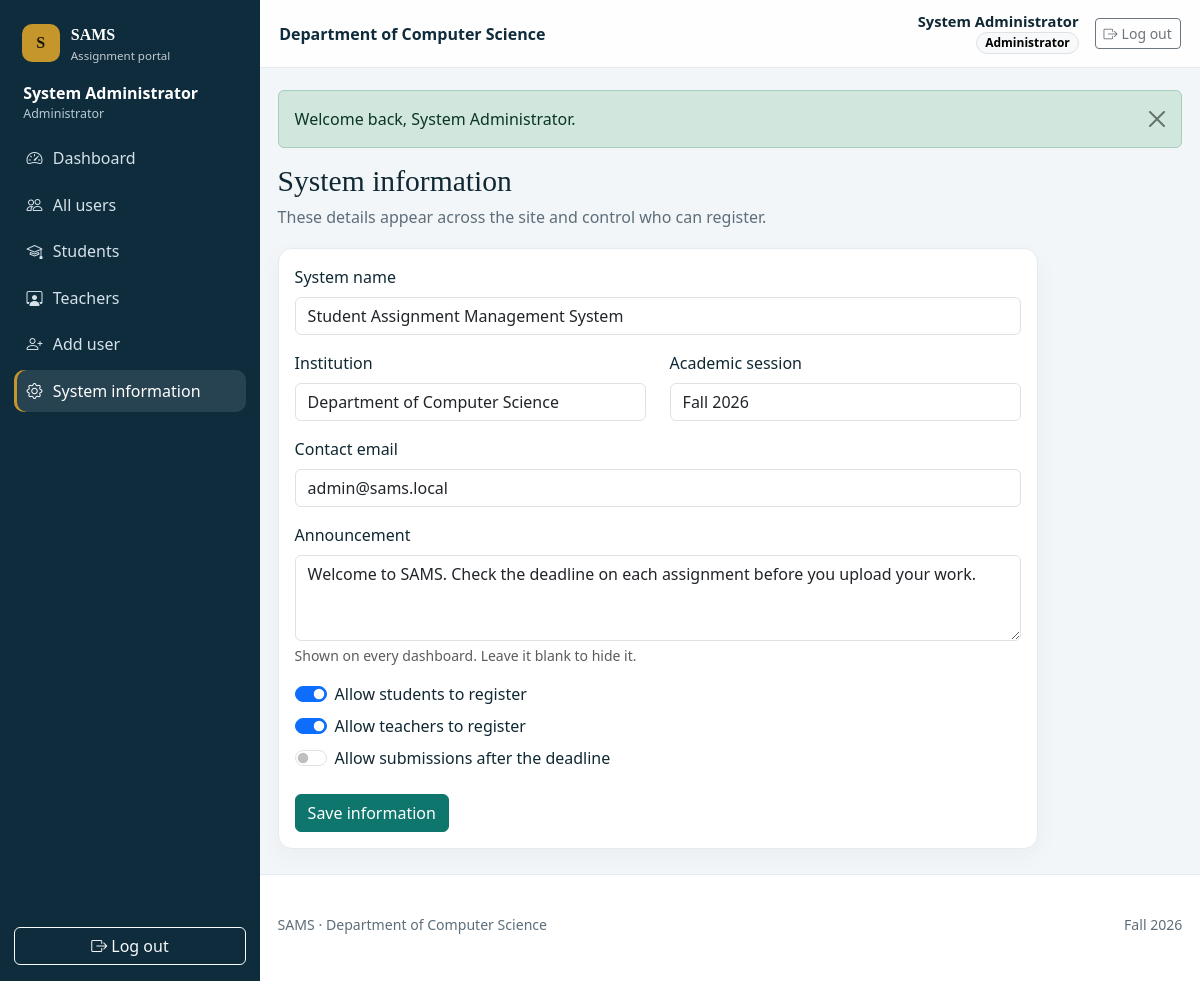
Screenshot of /admin/settings.php (signed in) with the database file from the repository.
### tables this page shows
CREATE TABLE users (
    id INT UNSIGNED NOT NULL AUTO_INCREMENT,
    name VARCHAR(100) NOT NULL,
    email VARCHAR(150) NOT NULL,
    password VARCHAR(255) NOT NULL,
    role ENUM('admin', 'teacher', 'student') NOT NULL,
    status ENUM('active', 'inactive') NOT NULL DEFAULT 'active',
    created_at DATETIME NOT NULL DEFAULT CURRENT_TIMESTAMP,
    updated_at DATETIME NOT NULL DEFAULT CURRENT_TIMESTAMP ON UPDATE CURRENT_TIMESTAMP,
    PRIMARY KEY (id),
    UNIQUE KEY uq_users_email (email),
    KEY idx_users_role (role),
    KEY idx_users_status (status)
);

### includes/auth.php (called while the page is built, shortened)
<?php
function current_user(): ?array
{
    if (!empty($GLOBALS['sams_user_resolved'])) {
        return $GLOBALS['sams_user'] ?? null;
    }
    $user = fetch_one(
        'SELECT id, name, email, role, status FROM users WHERE id = ? LIMIT 1',
        [(int) $_SESSION['user_id']]
    );
    return $user;
}
function role_label(string $role): string
{
    return match ($role) {
        'admin' => 'Administrator',
        'teacher' => 'Teacher',
        'student' => 'Student',
        default => 'User',
    };
}
function dashboard_route(): string
{
    return match (current_user()['role'] ?? '') {
        'admin' => 'admin/dashboard.php',
        'teacher' => 'teacher/dashboard.php',
        'student' => 'student/dashboard.php',
        default => 'auth/login.php',
    };
}
function require_login(): void
{
    if (current_user() === null) {
        flash('danger', 'Your account is not available. Please log in again.');
        redirect('auth/login.php');
    }
}
function require_role(string $role): void
{
    require_login();
}

### config/database.php (called while the page is built, shortened)
<?php
function db(): PDO
{
    static $pdo = null;
    if ($pdo instanceof PDO) {
        return $pdo;
    }
    $dsn = 'mysql:host=' . DB_HOST . ';port=' . DB_PORT . ';dbname=' . DB_NAME . ';charset=utf8mb4';
    try {
        $pdo = new PDO($dsn, DB_USER, DB_PASS, [
            PDO::ATTR_ERRMODE => PDO::ERRMODE_EXCEPTION,
            PDO::ATTR_DEFAULT_FETCH_MODE => PDO::FETCH_ASSOC,
            PDO::ATTR_EMULATE_PREPARES => false,
        ]);
        try {
            $pdo->exec("SET time_zone = '+05:00'");
        } catch (PDOException $timezoneError) {
            error_log('Could not set MySQL time zone: ' . $timezoneError->getMessage());
        }
    } catch (PDOException $exception) {
        error_log('Database connection failed: ' . $exception->getMessage());
        $driverCode = (int) ($exception->errorInfo[1] ?? 0);
        $message = match ($driverCode) {
            1049 => 'The sams_db database was not found. Import database/sams_db.sql in phpMyAdmin, then refresh this page.',
            1045 => 'The database username or password was rejected. Update the constants in config/database.php and try again.',
            2002, 2003 => 'MySQL is not running. Open the XAMPP Control Panel, start MySQL, and refresh this page.',
            default => 'The application could not connect to the database. Start MySQL in XAMPP and confirm that sams_db has been imported.',
        };
        show_database_error($message);
    }
    return $pdo;
}

### admin/settings.php (the view, shortened to what this page needs)
<?php
require_role('admin');
$errors = [];
$values = [
    'site_name' => get_setting('site_name', APP_NAME),
    'institution_name' => get_setting('institution_name'),
    'academic_year' => get_setting('academic_year'),
    'contact_email' => get_setting('contact_email'),
    'announcement' => get_setting('announcement'),
    'student_registration_enabled' => get_setting('student_registration_enabled', '1'),
    'teacher_registration_enabled' => get_setting('teacher_registration_enabled', '1'),
    'allow_late_submissions' => get_setting('allow_late_submissions', '0'),
];
require __DIR__ . '/../includes/header.php';
?>
<section class="card-panel narrow-panel">
    <form method="post" novalidate>
        <div class="mb-3">
            <label class="form-label" for="site_name">System name</label>
            <input class="form-control<?= invalid($errors, 'site_name') ?>" id="site_name" name="site_name" value="<?= e($values['site_name']) ?>" maxlength="150" required>
        </div>
        <div class="row">
            <div class="col-md-6 mb-3">
                <label class="form-label" for="institution_name">Institution</label>
                <input class="form-control<?= invalid($errors, 'institution_name') ?>" id="institution_name" name="institution_name" value="<?= e($values['institution_name']) ?>" maxlength="150" required>
            </div>
            <div class="col-md-6 mb-3">
                <label class="form-label" for="academic_year">Academic session</label>
                <input class="form-control<?= invalid($errors, 'academic_year') ?>" id="academic_year" name="academic_year" value="<?= e($values['academic_year']) ?>" maxlength="40" required>
            </div>
        </div>
        <div class="mb-3">
            <label class="form-label" for="contact_email">Contact email</label>
            <input class="form-control<?= invalid($errors, 'contact_email') ?>" type="email" id="contact_email" name="contact_email" value="<?= e($values['contact_email']) ?>" maxlength="150" required>
        </div>
        <div class="mb-3">
            <label class="form-label" for="announcement">Announcement</label>
            <textarea class="form-control<?= invalid($errors, 'announcement') ?>" id="announcement" name="announcement" rows="3" maxlength="1000"><?= e($values['announcement']) ?></textarea>
            <div class="form-text">Shown on every dashboard. Leave it blank to hide it.</div>
        </div>
        <div class="form-check form-switch mb-2">
            <input class="form-check-input" type="checkbox" id="student_registration_enabled" name="student_registration_enabled" value="1"<?= $values['student_registration_enabled'] === '1' ? ' checked' : '' ?>>
            <label class="form-check-label" for="student_registration_enabled">Allow students to register</label>
        </div>
        <div class="form-check form-switch mb-2">
            <input class="form-check-input" type="checkbox" id="teacher_registration_enabled" name="teacher_registration_enabled" value="1"<?= $values['teacher_registration_enabled'] === '1' ? ' checked' : '' ?>>
            <label class="form-check-label" for="teacher_registration_enabled">Allow teachers to register</label>
        </div>
        <div class="form-check form-switch mb-4">
            <input class="form-check-input" type="checkbox" id="allow_late_submissions" name="allow_late_submissions" value="1"<?= $values['allow_late_submissions'] === '1' ? ' checked' : '' ?>>
            <label class="form-check-label" for="allow_late_submissions">Allow submissions after the deadline</label>
        </div>
        <button class="btn btn-primary" type="submit">Save information</button>
    </form>
</section>
<?php require __DIR__ . '/../includes/footer.php'; ?>

### includes/header.php (shortened to what this page needs)
<?php
require_once __DIR__ . '/navbar.php';
$activeNav = $activeNav ?? '';
$publicLayout = !empty($publicLayout);
$user = current_user();
$siteName = get_setting('site_name', APP_NAME);
$institution = get_setting('institution_name', '');
$showRegister = registration_open();
?>
<!DOCTYPE html>
<html lang="en">
<head>
    <link rel="stylesheet" href="<?= e(base_url('assets/vendor/bootstrap/css/bootstrap.min.css')) ?>">
    <link rel="stylesheet" href="<?= e(base_url('assets/vendor/bootstrap-icons/bootstrap-icons.min.css')) ?>">
    <link rel="stylesheet" href="<?= e(base_url('assets/css/style.css')) ?>">
</head>
<?php if ($publicLayout): ?>
<body class="layout-public">
<a class="skip-link" href="#content">Skip to content</a>
<div class="public-wrap">
    <nav class="public-nav" aria-label="Public">
        <div class="container public-nav-inner">
            <a class="brand" href="<?= e(base_url('index.php')) ?>">
                <span class="brand-mark">S</span>
                <span><strong><?= e(APP_SHORT) ?></strong><small><?= e($siteName) ?></small></span>
            </a>
            <div class="d-flex gap-2">
                <?php if ($user !== null): ?>
                    <a class="btn btn-sm btn-outline-light" href="<?= e(base_url(dashboard_route())) ?>">Dashboard</a>
                    <?= logout_button('btn btn-sm btn-warning') ?>
                <?php else: ?>
                    <a class="btn btn-sm btn-outline-light" href="<?= e(base_url('auth/login.php')) ?>">Log in</a>
                    <?php if ($showRegister): ?>
                        <a class="btn btn-sm btn-warning" href="<?= e(base_url('auth/register.php')) ?>">Register</a>
                    <?php endif; ?>
                <?php endif; ?>
            </div>
        </div>
    </nav>
    <main id="content" class="container py-4 py-lg-5">
        <?php render_flash(); ?>
<?php else: ?>
<body class="layout-app" data-max-upload="<?= (int) MAX_UPLOAD_BYTES ?>">
<?php render_sidebar($activeNav); ?>
<div class="app-main">
    <header class="topbar">
        <div class="topbar-title"><?= e($institution !== '' ? $institution : $siteName) ?></div>
        <div class="ms-auto d-flex align-items-center gap-3">
            <?php if ($user !== null): ?>
                <div class="text-end d-none d-sm-block">
                    <div class="user-name"><?= e((string) $user['name']) ?></div>
                    <span class="badge rounded-pill text-bg-light border"><?= e(role_label((string) $user['role'])) ?></span>
                </div>
            <?php endif; ?>
            <?= logout_button('btn btn-sm btn-outline-secondary') ?>
        </div>
    </header>
    <main id="content" class="content">
        <div class="container-fluid page-wrap">
<?php endif; ?>

### includes/navbar.php (shortened to what this page needs)
<?php
function nav_items(): array
{
    $role = current_user()['role'] ?? '';
    if ($role === 'admin') {
        return [
            ['dashboard', 'admin/dashboard.php', 'speedometer2', 'Dashboard'],
            ['users', 'admin/users.php', 'people', 'All users'],
            ['students', 'admin/users.php?role=student', 'mortarboard', 'Students'],
            ['teachers', 'admin/users.php?role=teacher', 'person-workspace', 'Teachers'],
            ['add-user', 'admin/add_user.php', 'person-plus', 'Add user'],
            ['settings', 'admin/settings.php', 'gear', 'System information'],
        ];
    }
    return [];
}
function render_nav_links(string $activeNav): void
{
    foreach (nav_items() as [$key, $path, $icon, $label]) {
        $active = $activeNav === $key ? ' active' : '';
        $current = $activeNav === $key ? ' aria-current="page"' : '';
        echo '<a class="nav-link-app' . $active . '" href="' . e(base_url($path)) . '"' . $current . '>';
        echo '<i class="bi bi-' . e($icon) . '"></i><span>' . e($label) . '</span></a>';
    }
}
function logout_button(string $buttonClass): string
{
    return '<form method="post" action="' . e(base_url('auth/logout.php')) . '">'
        . csrf_field()
        . '<button type="submit" class="' . e($buttonClass) . '"><i class="bi bi-box-arrow-right me-1"></i>Log out</button></form>';
}
function render_sidebar(string $activeNav): void
{
    $user = current_user();
    echo '<aside class="sidebar d-none d-lg-flex">';
    echo '<a class="sidebar-brand" href="' . e(base_url(dashboard_route())) . '"><span class="brand-mark">S</span><span><strong>' . e(APP_SHORT) . '</strong><small>Assignment portal</small></span></a>';
    if ($user !== null) {
        echo '<div class="sidebar-user"><div class="user-name">' . e((string) $user['name']) . '</div><div class="user-role">' . e(role_label((string) $user['role'])) . '</div></div>';
    }
    echo '<nav class="sidebar-nav" aria-label="Dashboard">';
    render_nav_links($activeNav);
    echo '</nav>';
    echo '<div class="sidebar-footer">' . logout_button('btn btn-outline-light w-100') . '</div>';
    echo '</aside>';
}

### assets/css/style.css (style rules this page uses)
:root { --sams-navy: #0f2c3c; --sams-navy-2: #16394c; --sams-teal: #0f766e; --sams-teal-dark: #0c5f59; --sams-gold: #c4962c; --sams-paper: #f3f6f8; --sams-ink: #102833; --sams-muted: #5d6e7a; --sams-line: #e4ebf0; --sidebar-width: 260px; }
* { box-sizing: border-box; }
body { margin: 0; color: var(--sams-ink); background: var(--sams-paper); font-family: "Segoe UI", "Helvetica Neue", Arial, sans-serif; }
h1, h2, .brand strong, .sidebar-brand strong { font-family: Georgia, "Palatino Linotype", Palatino, serif; }
a { color: #0f5f6b; }
.btn-primary { --bs-btn-bg: var(--sams-teal); --bs-btn-border-color: var(--sams-teal); --bs-btn-hover-bg: var(--sams-teal-dark); --bs-btn-hover-border-color: var(--sams-teal-dark); --bs-btn-active-bg: #0a524d; --bs-btn-active-border-color: #0a524d; }
.brand, .sidebar-brand { display: flex; align-items: center; gap: 0.7rem; color: inherit; text-decoration: none; }
.brand small, .sidebar-brand small { display: block; font-family: "Segoe UI", sans-serif; font-size: 0.72rem; opacity: 0.75; }
.brand-mark { width: 38px; height: 38px; border-radius: 10px; display: grid; place-items: center; background: var(--sams-gold); color: #1d1604; font-family: Georgia, serif; font-weight: 700; flex: 0 0 auto; }
.feature-card, .card-panel, .stat-card { background: #fff; border: 1px solid var(--sams-line); border-radius: 14px; box-shadow: 0 8px 24px rgba(15, 44, 60, 0.04); }
.sidebar { position: fixed; inset: 0 auto 0 0; width: var(--sidebar-width); background: var(--sams-navy); color: #d5e2ea; padding: 1.15rem 0.9rem 1rem; display: flex; flex-direction: column; z-index: 1030; }
.sidebar-brand, .sidebar-brand:hover { color: #fff; padding: 0.2rem 0.45rem 0.9rem; }
.app-main { margin-left: var(--sidebar-width); min-height: 100vh; display: flex; flex-direction: column; }
.sidebar-user { padding: 0.15rem 0.55rem 0.85rem; }
.sidebar-user .user-name { color: #fff; font-weight: 650; }
.sidebar-user .user-role { font-size: 0.78rem; color: #b7c9d4; }
.sidebar-nav { display: flex; flex-direction: column; gap: 0.25rem; }
.nav-link-app { color: #d5e2ea; text-decoration: none; border-radius: 10px; padding: 0.58rem 0.75rem; display: flex; align-items: center; gap: 0.65rem; }
.nav-link-app.active { background: rgba(255,255,255,0.1); color: #fff; box-shadow: inset 3px 0 0 var(--sams-gold); }
.sidebar-footer { margin-top: auto; padding-top: 1rem; }
.topbar { position: sticky; top: 0; z-index: 1020; min-height: 68px; display: flex; align-items: center; gap: 0.8rem; padding: 0.7rem 1.2rem; background: rgba(255,255,255,0.94); border-bottom: 1px solid var(--sams-line); }
.topbar-title { font-weight: 650; color: var(--sams-navy); }
.topbar .user-name { font-size: 0.92rem; font-weight: 650; line-height: 1.1; }
.content { flex: 1; }
.page-wrap { padding: 1.4rem 1.1rem 1.6rem; }
.card-panel { padding: 1rem; }
.narrow-panel { max-width: 760px; }

### rows the page displays
users: name "System Administrator", role "Administrator", contact_email "admin@sams.local", student_registration_enabled "☑", teacher_registration_enabled "☑"

### other values shown
APP_SHORT "SAMS"
$label "Dashboard"
$label "All users"
$label "Students"
$label "Teachers"
$label "Add user"
$label "System information"
$institution !== '' ? $institution : $siteName "Department of Computer Science"
$flash['message'] "Welcome back, System Administrator."
$title "System information"
$subtitle "These details appear across the site and control who can register."
$footerInstitution "Department of Computer Science"
$footerYear "Fall 2026"
